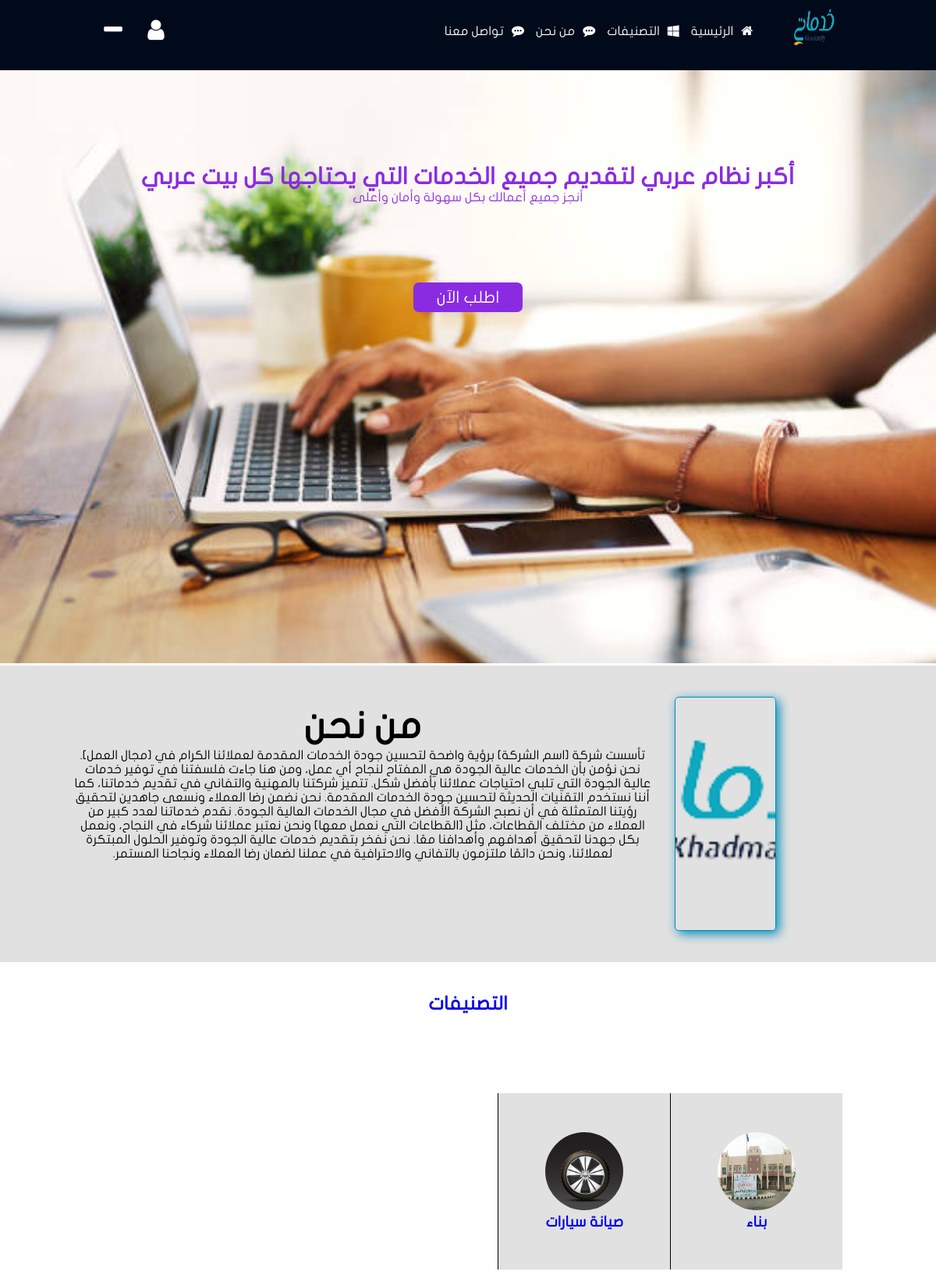
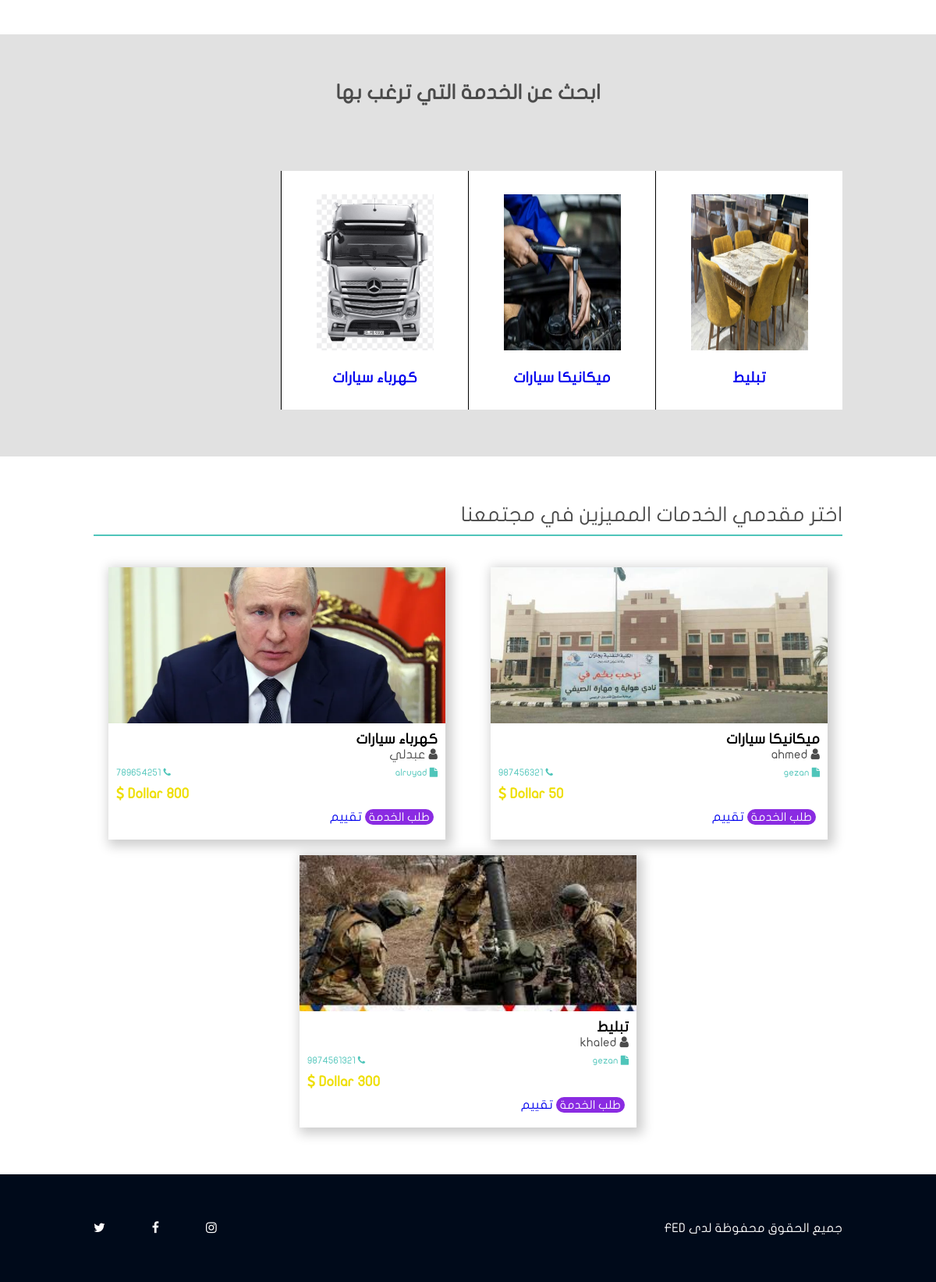
Screenshot of /index.php (signed in) with the database file from the repository (2 pictures, top to bottom).
### tables this page shows
CREATE TABLE `catagories` (
  `id` bigint(20) NOT NULL,
  `name` varchar(100) NOT NULL,
  `image` varchar(100) NOT NULL,
  `timestamp` date NOT NULL DEFAULT current_timestamp()
);

CREATE TABLE `services` (
  `id` bigint(20) NOT NULL,
  `name` varchar(100) NOT NULL,
  `desc` text NOT NULL,
  `image` varchar(100) NOT NULL,
  `category_id` bigint(20) NOT NULL,
  `timestamp` date NOT NULL DEFAULT current_timestamp()
);

CREATE TABLE `users` (
  `id` bigint(20) NOT NULL,
  `username` varchar(100) NOT NULL,
  `password` varchar(100) NOT NULL,
  `phone` varchar(15) NOT NULL,
  `email` varchar(100) NOT NULL,
  `address` varchar(100) NOT NULL,
  `avatar` varchar(100) NOT NULL,
  `services_id` bigint(20) NOT NULL,
  `service_price` float NOT NULL,
  `rating` float NOT NULL DEFAULT 0,
  `timestamp` date NOT NULL DEFAULT current_timestamp()
);

### index.php (the view, shortened to what this page needs)
<?php
include_once('database/connect.php');
if(isset($_SESSION['customer'])) {
?>
<!DOCTYPE html>
<html dir="rtl">
<head>
    <link rel="stylesheet" href="assets/css/font-awesome.min.css">
    <link rel="stylesheet" href="assets/css/style.css">
</head>
<body>
    <header>
        <nav>
            <div class="container">
                <div class="content">
                    <div class="right-sec">
                        <div class="brand">
                            <a href="index.php">
                                <img src="assets/images/logo-ar.png" alt="">
                            </a>
                        </div>
                        <ul>
                            <li><a href="index.php"><i class="fa fa-home"></i><span>الرئيسية</span></a></li>
                            <li><a href="category.php"><i class="fa fa-windows"></i><span>التصنيفات</span></a></li>
                            <li><a href="about.php"><i class="fa fa-commenting"></i><span>من نحن</span></a></li>
                            <li><a href="contact.php"><i class="fa fa-commenting"></i><span>تواصل معنا</span></a></li>
                        </ul>
                    </div>
                    <div class="left-sec">
                        <a href="admin/login.php" id="tr"><i class="fa fa-user"></i></a>
                        <?php
                            if(isset($_SESSION['customer'])) {
                                echo '<a href="logout.php" id="tr"><i class="fa fa-minus"></i></a>' ;
                            } else {
                                echo '<a href="c-login.php" id="tr"><i class="fa fa-plus"></i></a>' ;
                            }
                        ?>
                        </div>
                </div>
            </div>
        </nav>
        <section class="about-us" style="background-image:url('assets/images/2.jpg');">
            <div class="container">
                <div class="content pad-sec">
                    <h3>أكبر نظام عربي لتقديم جميع الخدمات التي يحتاجها كل بيت عربي</h3>
                    <p>أنجز جميع أعمالك بكل سهولة وأمان وأعلى</p>
                    <a href="category.php" class="btn"> اطلب الآن</a>
                </div>
            </div>
        </section>
    </header>
    <main>
        <section class="about_sec">
            <div class="container">
                <div class="about">
                    <div class="image">
                        <div class="back" style="background-image: url('assets/images/logo-ar.png');"></div>
                    </div>
                    <div class="about__content">
                        <h1 class="about__title"> من نحن</h1>
                        <p class="about__desc"> تأسست شركة [اسم الشركة] برؤية واضحة لتحسين جودة الخدمات المقدمة لعملائنا الكرام في [مجال العمل]. نحن نؤمن بأن الخدمات عالية الجودة هي المفتاح لنجاح أي عمل، ومن هنا جاءت فلسفتنا في توفير خدمات عالية الجودة التي تلبي احتياجات عملائنا بأفضل شكل. تتميز شركتنا بالمهنية والتفاني في تقديم خدماتنا، كما أننا نستخدم التقنيات الحديثة لتحسين جودة الخدمات المقدمة. نحن نضمن رضا العملاء ونسعى جاهدين لتحقيق رؤيتنا المتمثلة في أن نصبح الشركة الأفضل في مجال الخدمات العالية الجودة. نقدم خدماتنا لعدد كبير من العملاء من مختلف القطاعات، مثل [القطاعات التي نعمل معها] ونحن نعتبر عملائنا شركاء في النجاح، ونعمل بكل جهدنا لتحقيق أهدافهم وأهدافنا معًا. نحن نفخر بتقديم خدمات عالية الجودة وتوفير الحلول المبتكرة لعملائنا، ونحن دائمًا ملتزمون بالتفاني والاحترافية في عملنا لضمان رضا العملاء ونجاحنا المستمر.
                        </p>
                    </div>
                </div>
            </div>
        </section>
        <h2 class="title-sec" style="margin:40px ;"><a href="category.php"> التصنيفات</a> </h2>
        <section class="services pad-sec container">
            <?php
            $select_cat = $conn->prepare("SELECT * FROM `catagories` order by `id` desc limit 4");
            $select_cat->execute();
            if ($select_cat->rowCount() > 0) {
                while ($fetch_cat = $select_cat->fetch(PDO::FETCH_ASSOC)) {
            ?>
                    <div class="box">
                        <a href="service.php?id=<?= $fetch_cat['id'] ?>">
                            <img src="controller/uploaded_img/<?= $fetch_cat['image'] ?>" style="border-radius:50%;" alt="">
                            <h3><?= $fetch_cat['name'] ?></h3>
                        </a>
                    </div>
            <?php
                }
            }
            ?>
        </section>
        <section class="domain pad-sec">
            <div class="container">
                <div class="content">
                    <div class="title-sec">
                        <h3>ابحث عن الخدمة التي ترغب بها </h3>
                    </div>
                    <div class="boxes">
                        <?php
                        $select_services = $conn->prepare("SELECT * FROM `services` ORDER BY id desc LIMIT 8 ");
                        $select_services->execute();
                        if ($select_services->rowCount() > 0) {
                            while ($fetch_services = $select_services->fetch(PDO::FETCH_ASSOC)) {
                        ?>
                                <div class="box">
                                    <a href="user.php?id=<?= $fetch_services['id'] ?>">
                                        <div class="brand"><img src="controller/uploaded_img/<?= $fetch_services['image'] ?>" style="width: 150px;height:200px;"></div>
                                        <h3><?= $fetch_services['name'] ?></h3>
                                    </a>
                                </div>
                        <?php
                            }
                        }
                        ?>
                    </div>
                </div>
            </div>
        </section>
        <section class="broduct pad-sec">
            <div class="container">
                <div class="content">
                    <div class="head">
                        <a href="category.php">اختر مقدمي الخدمات المميزين في مجتمعنا</a>
                    </div>
                    <hr>
                    <div class="boxes">
                        <?php
                        $select_emp = $conn->prepare("SELECT * FROM `users`");
                        $select_emp->execute();
                        $service = "";
                        if ($select_emp->rowCount() > 0) {
                            while ($fetch_emp = $select_emp->fetch(PDO::FETCH_ASSOC)) {
                                $services_id = $fetch_emp['services_id'];
                                $select_service = $conn->prepare("SELECT name FROM `services` WHERE id=?");
                                $select_service->execute([$services_id]);
                                if ($select_service->rowCount() > 0) {
                                    while ($fetch_service = $select_service->fetch(PDO::FETCH_ASSOC)) {
                                        $service = $fetch_service['name'];
                                    }
                                }
                        ?>
                                <div class="box">
                                    <div class="img" style="background-image:url('controller/uploaded_img/<?= $fetch_emp['avatar'] ?>');background-position:center;background-size:cover"></div>
                                    <div class="text">
                                        <h3><?= $service ?></h3>
                                        <div class="person">
                                            <i class="fa fa-user"></i>
                                            <span> <?= $fetch_emp['username'] ?> </span>
                                        </div>
                                        <div class="date">
                                            <div class="txt">
                                                <i class="fa fa-file"></i>
                                                <span><?= $fetch_emp['address'] ?></span>
                                            </div>
                                            <div class="time">
                                                <i class="fa fa-phone"></i>
                                                <span><?= $fetch_emp['phone'] ?></span>
                                            </div>
                                        </div>
                                        <h3 class="price">Dollar <?= $fetch_emp['service_price'] ?> <i class="fa fa-dollar"></i></h3>
                                        <a href="order.php?id=<?=$fetch_emp['id']?>" class="btn">طلب الخدمة</a>
                                        <a href="rate.php?rate_id=<?php echo $fetch_emp['id'] ?>">تقييم</a>
                                    </div>
                                </div>
                        <?php
                            }
                        } else {
                            echo '<p class="empty">لا يوجد موظفين</p>';
                        }
                        ?>
                    </div>
                </div>
            </div>
        </section>
    </main>
    <footer class="pad-sec">
        <div class="container">
            <div class="bottom">
                <p>جميع الحقوق محفوظة لدى FED</p>
                <ul>
                    <li><a href=""><i class="fa fa-instagram"></i></a></li>
                    <li><a href=""><i class="fa  fa-facebook"></i></a></li>
                    <li><a href=""><i class="fa fa-twitter"></i></a></li>
                </ul>
            </div>
        </div>
    </footer>
</body>
</html>
<?php
} else {
    header("Location: c-login.php") ;
}
?>

### rows the page displays
catagories: image (picture), name "بناء"
catagories: image (picture), name "صيانة سيارات"
services: image (picture), name "تبليط"
services: image (picture), name "ميكانيكا سيارات"
services: image (picture), name "كهرباء سيارات"
users: avatar (picture), services.name "ميكانيكا سيارات", username "ahmed", address "gezan", phone "987456321"
users: avatar (picture), services.name "كهرباء سيارات", username "عبدلي", address "alruyad", phone "789654251"
users: avatar (picture), services.name "تبليط", username "khaled", address "gezan", phone "9874561321"
